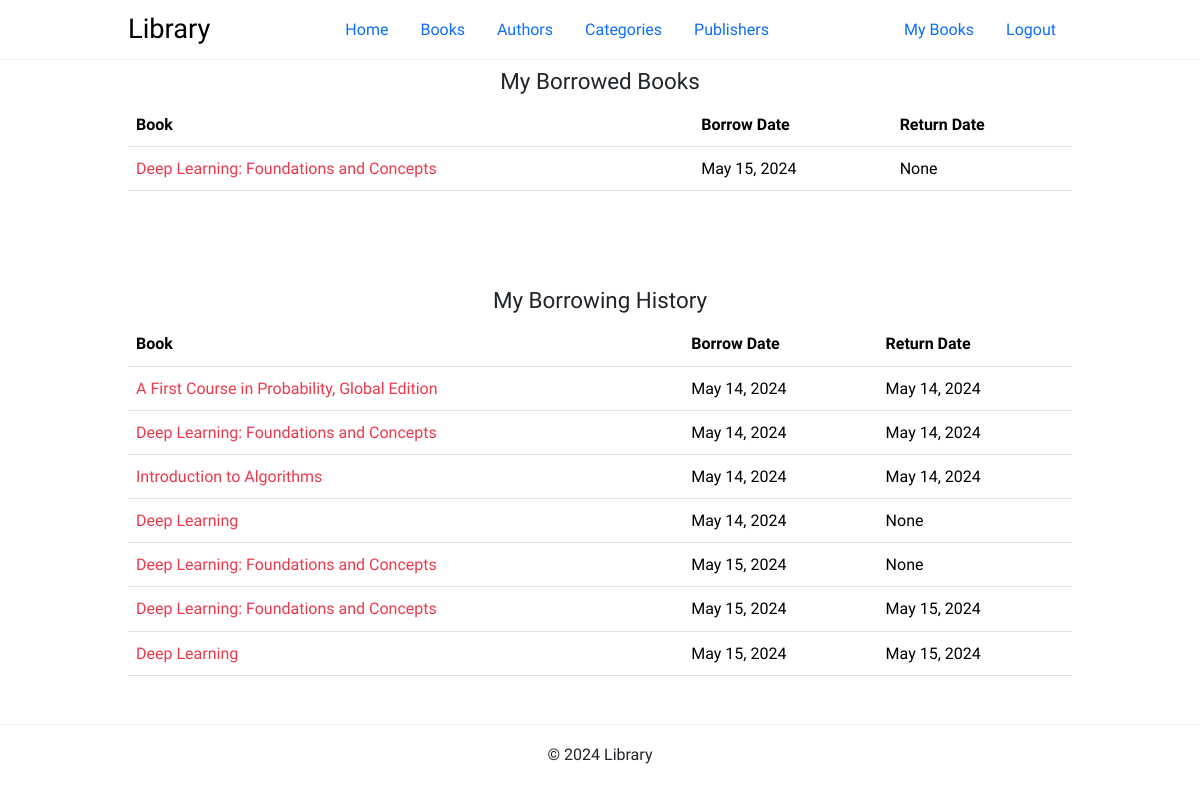
The page /my-books/ (signed in) on the database its author committed.
### book/models.py (models this page shows, shortened)
class BorrowList(models.Model): # current borrowed books
    book = models.ForeignKey(Book, related_name='borrow_list', on_delete=models.CASCADE)
    user = models.ForeignKey(User, related_name='borrow_list', on_delete=models.CASCADE)
    borrow_date = models.DateField(auto_now_add=True)
    return_date = models.DateField(null=True, blank=True)

class Book(models.Model):
    isbn = models.CharField(max_length=20, primary_key=True)
    title = models.CharField(max_length=255)
    author = models.ManyToManyField(Author, related_name='books')
    publisher = models.ForeignKey(Publisher, related_name='books', on_delete=models.CASCADE)
    category = models.ManyToManyField(Category, related_name='books')
    publish_date = models.DateField()
    edition = models.PositiveIntegerField(null=True, blank=True)
    description = models.TextField(null=True, blank=True)
    def __str__(self):
        return self.title

class BorrowRecord(models.Model):
    book = models.ForeignKey(Book, related_name='borrow_records', on_delete=models.CASCADE)
    user = models.ForeignKey(User, related_name='borrow_records', on_delete=models.CASCADE)
    borrow_date = models.DateField(auto_now_add=True)
    return_date = models.DateField(null=True, blank=True)

### user/views.py (the view)
# urls.py: path('my-books/', views.MyBorrowedBooks.as_view(), name='my-books'),
class MyBorrowedBooks(LoginRequiredMixin, ListView):
    model = BorrowList
    template_name = 'user/my_books.html'
    context_object_name = 'borrow_list'
    def get_queryset(self):
        return BorrowList.objects.filter(user=self.request.user)
    def get_context_data(self, **kwargs):
        context = super().get_context_data(**kwargs)
        context['borrow_record'] = BorrowRecord.objects.filter(
            user=self.request.user)
        return context

### user/templates/user/my_books.html
{% extends 'base.html' %} {% block content %}
<div class="center">
  <h2>My Borrowed Books</h2>
  <table class="table table-hover" style="margin-bottom: 6rem">
    <thead>
      <tr>
        <th scope="col">Book</th>
        <th scope="col">Borrow Date</th>
        <th scope="col">Return Date</th>
      </tr>
    </thead>
    <tbody>
      {% for borrow in borrow_list %}
      <tr>
        <td><a href="{% url 'book-detail' borrow.book.pk %}">{{ borrow.book }}</a></td>
        <td>{{ borrow.borrow_date }}</td>
        <td>{{ borrow.return_date }}</td>
      </tr>
      {% endfor %}
    </tbody>
  </table>
  <h2>My Borrowing History</h2>
  <table class="table table-hover">
    <thead>
      <tr>
        <th scope="col">Book</th>
        <th scope="col">Borrow Date</th>
        <th scope="col">Return Date</th>
      </tr>
    </thead>
    <tbody>
      {% for record in borrow_record %}
      <tr>
        <td><a href="{% url 'book-detail' record.book.pk %}">{{ record.book }}</a></td>
        <td>{{ record.borrow_date }}</td>
        <td>{{ record.return_date }}</td>
      </tr>
      {% endfor %}
    </tbody>
  </table>
</div>
{% endblock %}

### static/css/style.css (style rules this page uses)
:root { --color-primary: #ee394c; --color-secondary: #86b7fe; --color-light: #f2f2f2; --color-gray: #ced4da; --color-dark: #212121; --color-white: #ffffff; --color-error: #e2442f; --color-warning: #ffc900; --color-info: #02a2b9; --color-success: #1ba345; --color-input: #00d1b2; --border-radius: 5px; }
* { margin: 0; padding: 0; box-sizing: border-box; text-rendering: optimizeLegibility; }
html, body { height: 100%; }
body { font-family: 'Dosis', sans-serif; font-size: 1rem; line-height: 1.7; display: flex; flex-direction: column; }
h2 { font-size: 1.4rem; }
a { color: var(--color-primary); text-decoration: none; }
.center { display: flex; flex-direction: column; align-items: center; justify-content: center; min-height: 70vh; }

### rows shown on the page
BorrowList: book "Deep Learning: Foundations and Concepts", borrow_date "May 15, 2024", return_date "None"
BorrowRecord: book "A First Course in Probability, Global Edition", borrow_date "May 14, 2024", return_date "May 14, 2024"
BorrowRecord: book "Deep Learning: Foundations and Concepts", borrow_date "May 14, 2024", return_date "May 14, 2024"
BorrowRecord: book "Introduction to Algorithms", borrow_date "May 14, 2024", return_date "May 14, 2024"
BorrowRecord: book "Deep Learning", borrow_date "May 14, 2024", return_date "None"
BorrowRecord: book "Deep Learning: Foundations and Concepts", borrow_date "May 15, 2024", return_date "None"
BorrowRecord: book "Deep Learning: Foundations and Concepts", borrow_date "May 15, 2024", return_date "May 15, 2024"
BorrowRecord: book "Deep Learning", borrow_date "May 15, 2024", return_date "May 15, 2024"
